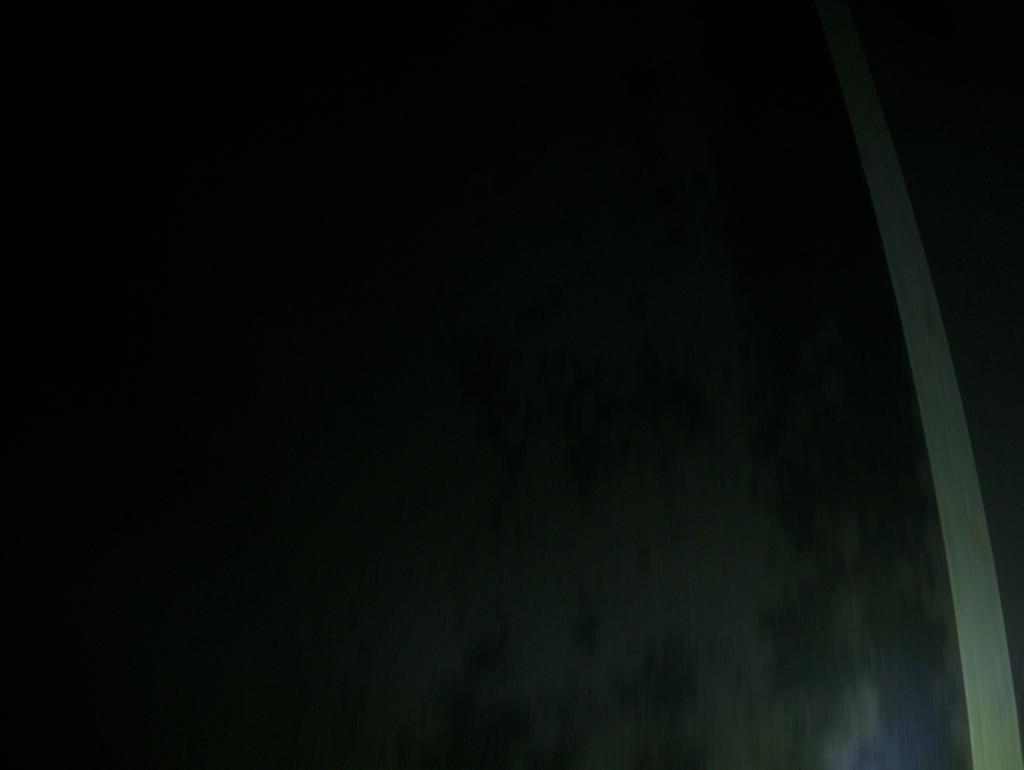
#> input picture openCV/gamma_correction/sample_images/2022_06_17_22_10_43_255991_Asset1.jpg, 2048 x 1540 px, found by its file name (shown at 1/2 size)
$ python gamma_correction_sections.py
#> lines starting #> are read from the running program, lines starting #| are printed output that depends on the picture
import os
import cv2
import numpy as np
import time

start_time = time.time()

def gammaCorrection(src, gamma):
    invGamma = 1 / gamma

    table = [((i / 255) ** invGamma) * 255 for i in range(256)]
    table = np.array(table, np.uint8)

    return cv2.LUT(src, table)


in_path = 'E:\\Coding\\Python\\openCV\\gamma_correction\\sample_images\\2022_06_17_22_10_43_255991_Asset1.jpg'
out_path = 'E:\\Coding\\Python\\openCV\\gamma_correction\\sections_g_c\\'
image = cv2.imread(in_path)
#> image is the input picture: shape (1540, 2048, 3); mean B, G, R 8.8, 12.3, 7.5
print(image.shape)
#| (1540, 2048, 3)
# npImage = cv2.imread(path,mode='RGB')
nparray = np.asarray(image)
print(nparray.shape)
#| (1540, 2048, 3)

section_1=nparray[0:385,0:2048]
section_2=nparray[385:770,0:2048]
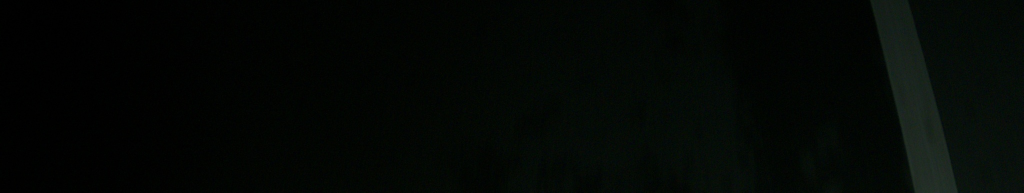
#> section_2: shape (385, 2048, 3) (shown at 1/2 size); mean B, G, R 4.3, 7.1, 3.5
section_3=nparray[770:1152,0:2048]
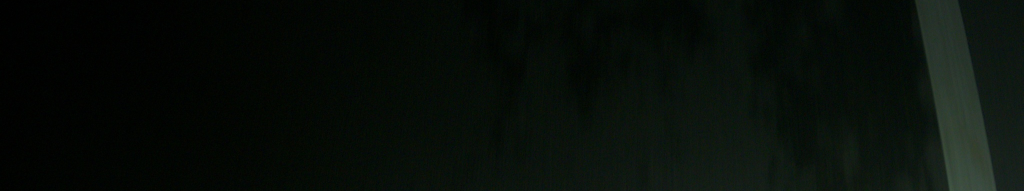
#> section_3: shape (382, 2048, 3) (shown at 1/2 size); mean B, G, R 9, 13.8, 7.9
section_4=nparray[1152:1537,0:2048]
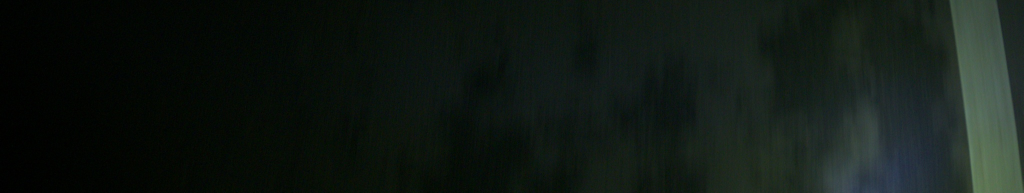
#> section_4: shape (385, 2048, 3) (shown at 1/2 size); mean B, G, R 20, 25.1, 17
section_last=nparray[1537:1540,0:2048]
# nparray[0:385,0:2048]
# print(section_1)

section_1_GC = gammaCorrection(section_1,2.6)
section_2_GC = gammaCorrection(section_2,2.4)
#> call 2 of gammaCorrection, with gamma = 2.4
#> in gammaCorrection (call 2), `return cv2.LUT(src, table)`:
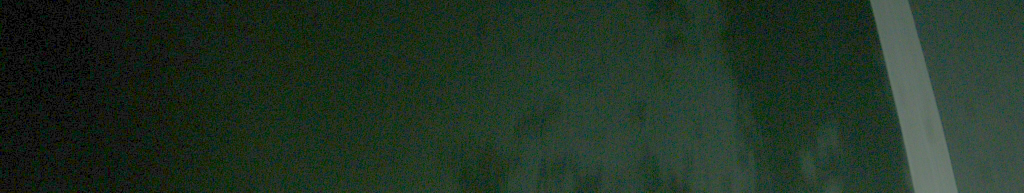
#> returned value: shape (385, 2048, 3) (shown at 1/2 size); mean of channels 0, 1, 2 36.6, 51.1, 33.4; drawn as B, G, R
section_3_GC = gammaCorrection(section_3,2.2)
#> call 3 of gammaCorrection, with gamma = 2.2
#> in gammaCorrection (call 3), `return cv2.LUT(src, table)`:
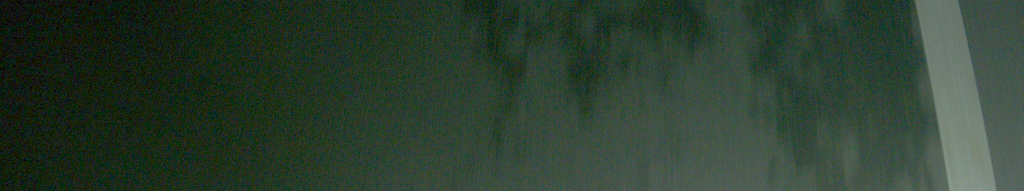
#> returned value: shape (382, 2048, 3) (shown at 1/2 size); mean of channels 0, 1, 2 46.9, 62, 44.3; drawn as B, G, R
section_4_GC = gammaCorrection(section_4,2.2)
#> call 4 of gammaCorrection, with gamma = 2.2
#> in gammaCorrection (call 4), `return cv2.LUT(src, table)`:
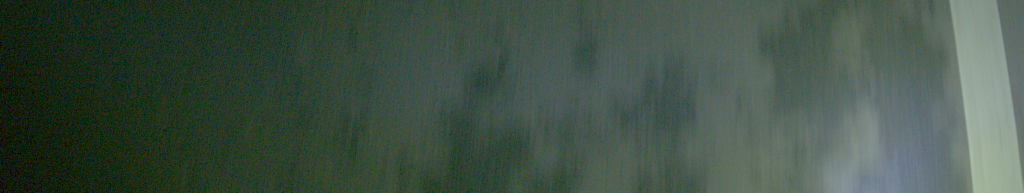
#> returned value: shape (385, 2048, 3) (shown at 1/2 size); mean of channels 0, 1, 2 69.1, 81.4, 64.7; drawn as B, G, R
section_last_GC = gammaCorrection(section_last,2.2)

# [8 lines of commented-out code are left out]
final = cv2.vconcat([section_1_GC,section_2_GC,section_3_GC,section_4_GC,section_last_GC])
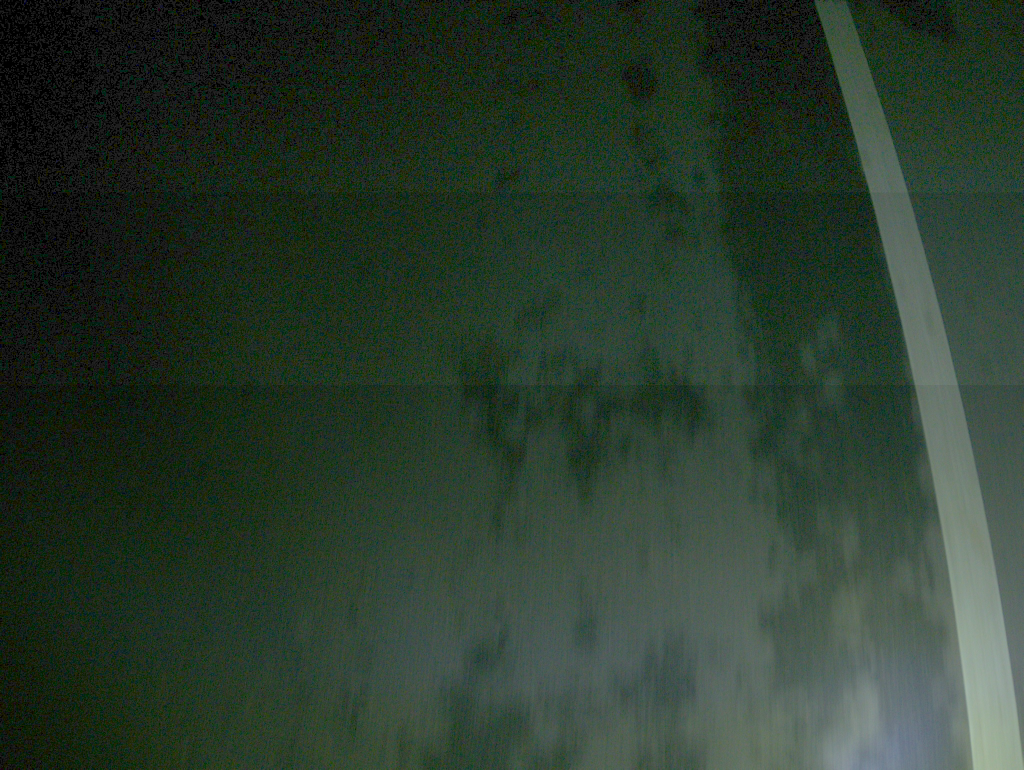
#> final: shape (1540, 2048, 3) (shown at 1/2 size); mean B, G, R 44.6, 58.2, 42.1
cv2.imshow("section_1",final)
cv2.waitKey(200)
cv2.destroyAllWindows()
cv2.imwrite(out_path+"section_1.jpg",final)
print("Done!....")
#9462760

# cv2.imshow("adbhvhnfg",image)
# cv2.waitKey(0)
# cv2.destroyAllWindows()
print("-----%s Seconds-----"%(time.time()-start_time))#prins the execution time of this program

$ run again, with openCV/gamma_correction/sample_images/2022_06_17_22_10_42_453429_Asset1.jpg copied over openCV/gamma_correction/sample_images/2022_06_17_22_10_43_255991_Asset1.jpg
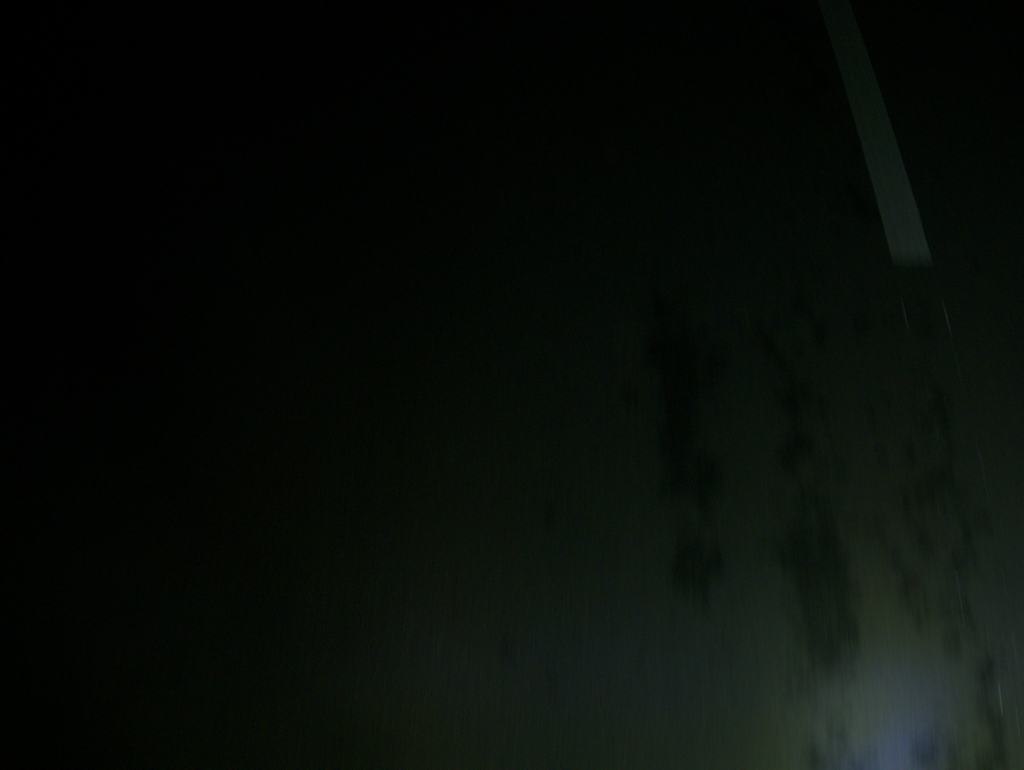
#> input picture openCV/gamma_correction/sample_images/2022_06_17_22_10_42_453429_Asset1.jpg, 2048 x 1540 px, found by its file name (shown at 1/2 size)
#> image is the input picture: shape (1540, 2048, 3); mean B, G, R 8.8, 13, 8.4
#| (1540, 2048, 3)
#| (1540, 2048, 3)
#> in gammaCorrection (call 4), `return cv2.LUT(src, table)`:
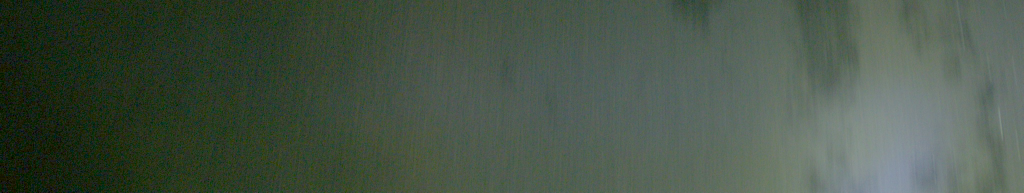
#> returned value: shape (385, 2048, 3) (shown at 1/2 size); mean of channels 0, 1, 2 70.7, 84.6, 70.9; drawn as B, G, R
#> `final = cv2.vconcat([section_1_GC,section_2_GC,section_3_GC,section_4_..`:
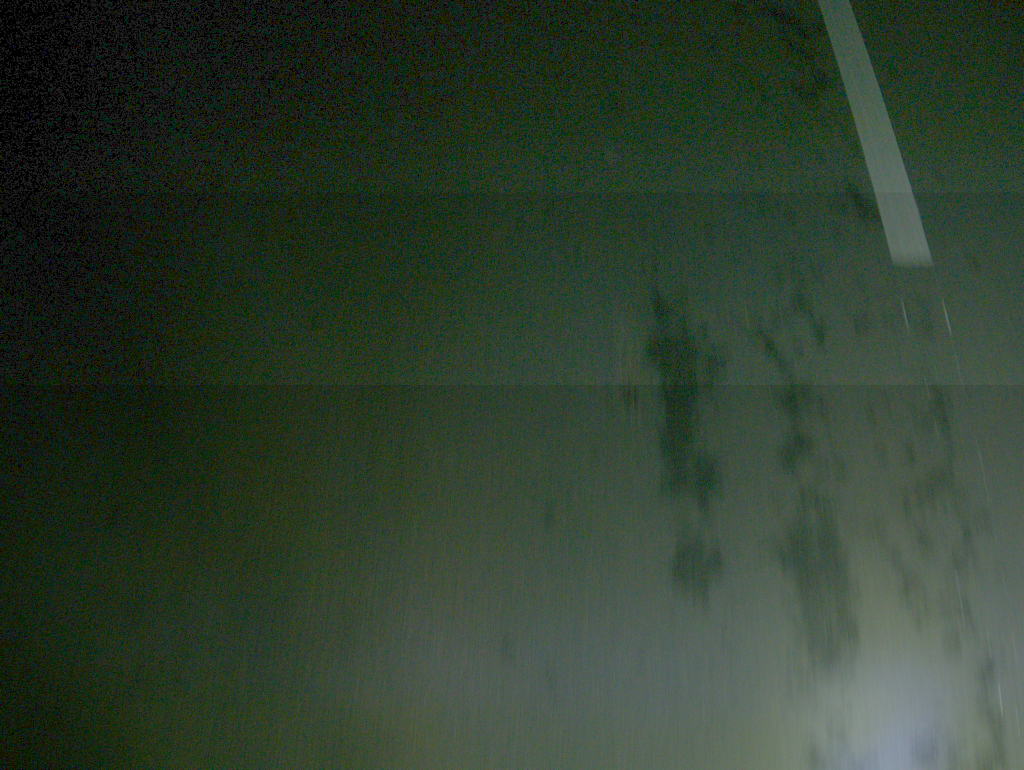
#> final: shape (1540, 2048, 3) (shown at 1/2 size); mean B, G, R 46, 61.4, 46.7

$ run again, with openCV/gamma_correction/sample_images/2022_06_17_22_10_44_055482_Asset1.jpg copied over openCV/gamma_correction/sample_images/2022_06_17_22_10_43_255991_Asset1.jpg
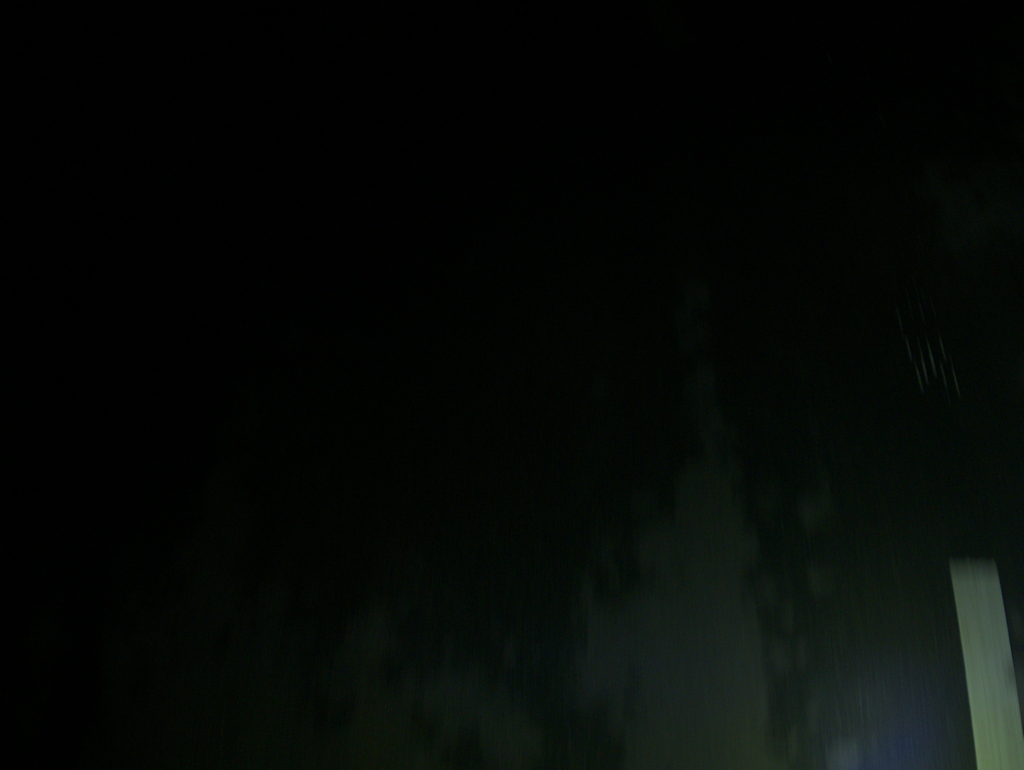
#> input picture openCV/gamma_correction/sample_images/2022_06_17_22_10_44_055482_Asset1.jpg, 2048 x 1540 px, found by its file name (shown at 1/2 size)
#> image is the input picture: shape (1540, 2048, 3); mean B, G, R 6.4, 9, 5.5
#| (1540, 2048, 3)
#| (1540, 2048, 3)
#> in gammaCorrection (call 4), `return cv2.LUT(src, table)`:
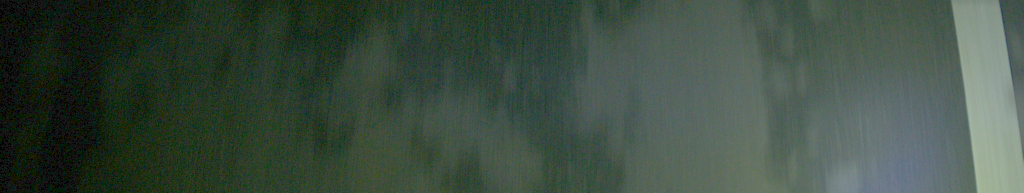
#> returned value: shape (385, 2048, 3) (shown at 1/2 size); mean of channels 0, 1, 2 64.7, 76.8, 61.1; drawn as B, G, R
#> `final = cv2.vconcat([section_1_GC,section_2_GC,section_3_GC,section_4_..`:
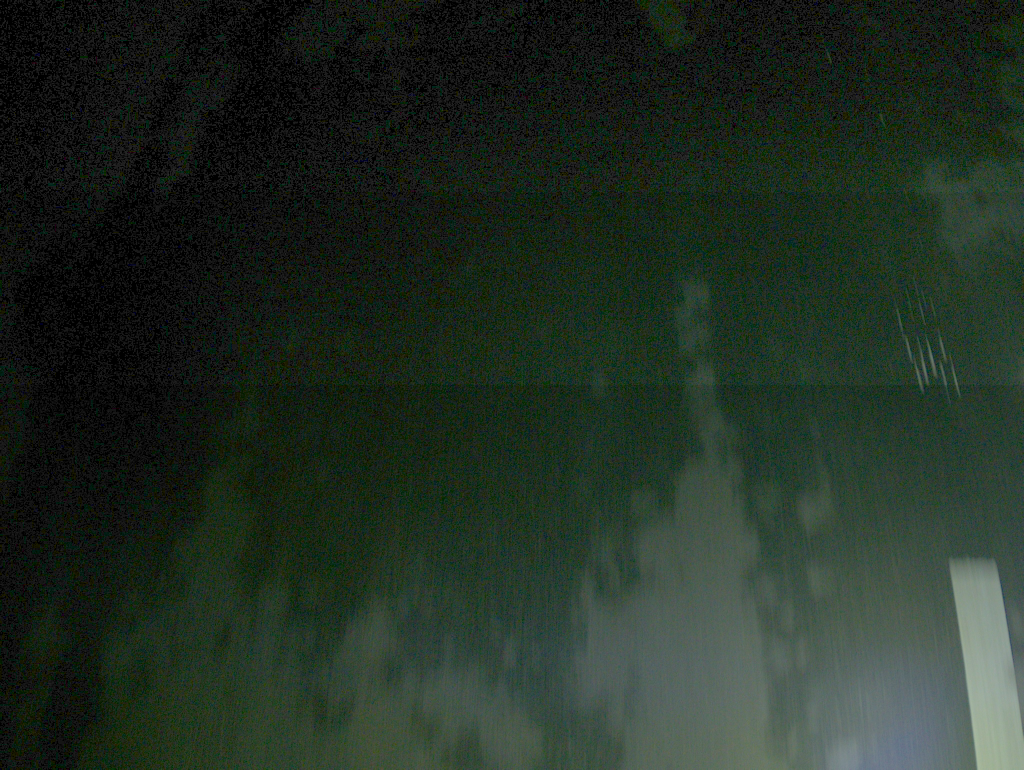
#> final: shape (1540, 2048, 3) (shown at 1/2 size); mean B, G, R 35.2, 45.9, 33.5
